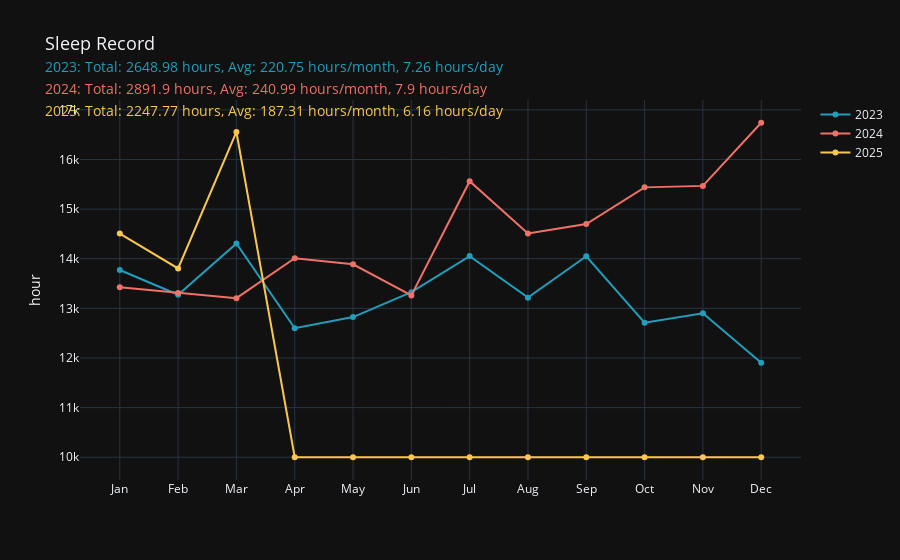

Notebook cell for this chart:
### Markdown cell above
### Sleep Tracker

### Code cell
import plotly.graph_objs as go

x = ['Jan', 'Feb', 'Mar', 'Apr', 'May', 'Jun',
     'Jul', 'Aug', 'Sep', 'Oct', 'Nov', 'Dec']


y2023 = [13773, 13275, 14307, 12600, 12825, 13327,
         14053, 13216, 14049, 12710, 12900, 11904]
y2024 = [13423, 13311, 13206, 14010, 13888, 13260,
         15562, 14508, 14700, 15438, 15468, 16740]
y2025 = [14508, 13804, 16554, 10000, 10000, 10000,
         10000, 10000, 10000, 10000, 10000, 10000]


def calculate_sleep_stats(data: list, days_per_month: int):
    """
    Calculate the total hours of sleep, average hours of sleep per month, and average hours of sleep per day.

    Parameters:
    data (list): A list of integers representing the minutes of sleep per day.
    days_per_month (int): The number of days in a month.

    Returns:
    str: A string that includes the total hours of sleep, average hours of sleep per month, and average hours of sleep per day
    """
    total_minutes = sum(data)
    total_hours = round(total_minutes / 60, 2)
    avg_hour_month = round(total_hours / 12, 2)
    avg_hour_day = round(total_hours / days_per_month, 2)

    return f"Total: {total_hours} hours, Avg: {avg_hour_month} hours/month, {avg_hour_day} hours/day"


stats_2023 = calculate_sleep_stats(y2023, 365)
stats_2024 = calculate_sleep_stats(y2024, 366)
stats_2025 = calculate_sleep_stats(y2025, 365)

fig = go.Figure()

colors = {
    "2023": "#219ebc",  # green blue
    "2024": "#f07167",  # salmon
    "2025": "#f9c74f",  # light yellow
}

fig.add_trace(go.Scatter(x=x, y=y2023, mode='lines+markers',
              name='2023', line=dict(color=colors["2023"])))
fig.add_trace(go.Scatter(x=x, y=y2024, mode='lines+markers',
              name='2024', line=dict(color=colors["2024"])))
fig.add_trace(go.Scatter(x=x, y=y2025, mode='lines+markers',
                name='2025', line=dict(color=colors["2025"])))

# Update layout with matching title text colors and different font sizes
fig.update_layout(
    title=(
        f"<span style='font-size: 18px;'>Sleep Record</span><br>"
        f"<span style='color:{colors['2023']}; font-size: 14px;'>2023: {stats_2023}</span><br>"
        f"<span style='color:{colors['2024']}; font-size: 14px;'>2024: {stats_2024}</span><br>"
        f"<span style='color:{colors['2025']}; font-size: 14px;'>2025: {stats_2025}</span>"
    ),
    yaxis_title='hour',
    template='plotly_dark',
)

fig.show()

### Figure 1 — Plotly figure (JSON) as saved in the notebook; plotly's stock layout.template omitted (floating-point values rounded to 4 significant figures)
{"data": [{"line": {"color": "#219ebc"}, "mode": "lines+markers", "name": "2023", "type": "scatter", "x": ["Jan", "Feb", "Mar", "Apr", "May", "Jun", "Jul", "Aug", "Sep", "Oct", "Nov", "Dec"], "y": [13773, 13275, 14307, 12600, 12825, 13327, 14053, 13216, 14049, 12710, 12900, 11904]}, {"line": {"color": "#f07167"}, "mode": "lines+markers", "name": "2024", "type": "scatter", "x": ["Jan", "Feb", "Mar", "Apr", "May", "Jun", "Jul", "Aug", "Sep", "Oct", "Nov", "Dec"], "y": [13423, 13311, 13206, 14010, 13888, 13260, 15562, 14508, 14700, 15438, 15468, 16740]}, {"line": {"color": "#f9c74f"}, "mode": "lines+markers", "name": "2025", "type": "scatter", "x": ["Jan", "Feb", "Mar", "Apr", "May", "Jun", "Jul", "Aug", "Sep", "Oct", "Nov", "Dec"], "y": [14508, 13804, 16554, 10000, 10000, 10000, 10000, 10000, 10000, 10000, 10000, 10000]}], "layout": {"title": {"text": "<span style='font-size: 18px;'>Sleep Record</span><br><span style='color:#219ebc; font-size: 14px;'>2023: Total: 2648.98 hours, Avg: 220.75 hours/month, 7.26 hours/day</span><br><span style='color:#f07167; font-size: 14px;'>2024: Total: 2891.9 hours, Avg: 240.99 hours/month, 7.9 hours/day</span><br><span style='color:#f9c74f; font-size: 14px;'>2025: Total: 2247.77 hours, Avg: 187.31 hours/month, 6.16 hours/day</span>"}, "yaxis": {"title": {"text": "hour"}}}}
